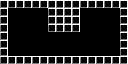

Below is a game level as drawn by its tile map, then a one-line description and the .tmx file that defines it, in full:
An orthogonal 16x8 tile map with 8x8 px tiles, 1 tile layer (Tile Layer 1).

<map version="1.0" orientation="orthogonal" width="16" height="8" tilewidth="8" tileheight="8">
 <tileset firstgid="1" name="box_s" tilewidth="8" tileheight="8">
  <image source="box_s.png" trans="ff00ff" width="8" height="8" />
 </tileset>
 <layer name="Tile Layer 1" width="16" height="8">
  <data encoding="csv">
1,1,1,1,1,1,1,1,1,1,1,1,1,1,1,1,
1,0,0,0,0,0,1,1,1,1,0,0,0,0,0,1,
1,0,0,0,0,0,1,1,1,1,0,0,0,0,0,1,
1,0,0,0,0,0,1,1,1,1,0,0,0,0,0,1,
1,0,0,0,0,0,0,0,0,0,0,0,0,0,0,1,
1,0,0,0,0,0,0,0,0,0,0,0,0,0,0,1,
1,0,0,0,0,0,0,0,0,0,0,0,0,0,0,1,
1,1,1,1,1,1,1,1,1,1,1,1,1,1,1,1
</data>
 </layer>
</map>
